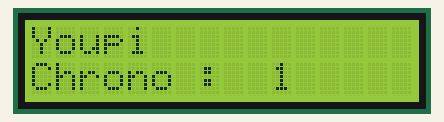
Simulated run of this sketch. Board: Arduino Uno, built with avr-gcc and run on an emulated ATmega328P. Parts: 16×2 character LCD.

Above: at 0.07 s.
At 4.99 s:
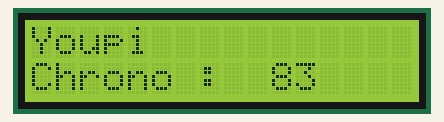
At 9.91 s:
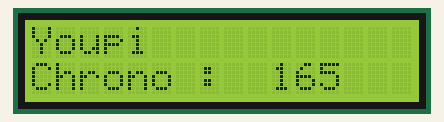
At 19.87 s:
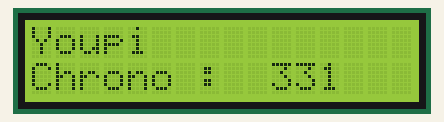
At 29.95 s:
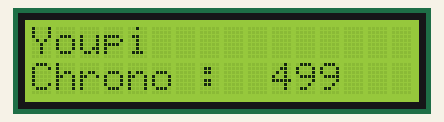
At 39.95 s:
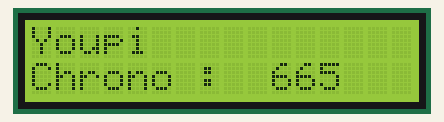

The sketch:

lcd.ino
```cpp
// include the library code:
#include <LiquidCrystal.h>


// initialization librairie avec les pins de l'Arduino
LiquidCrystal lcd(12, 11, 5, 4, 3, 2);


void setup() {
  lcd.begin(16, 2);
}


void loop() {
  // Colonne 0 = 1ere colonne
  // Ligne 0 = 1ère ligne

  // Position colonne 0, ligne 0
  lcd.setCursor(0,0);
  lcd.print("Youpi");

  // Position colonne 0, ligne 1
  lcd.setCursor(0, 1);
  lcd.print("Chrono :");

  // Position colonne 10, ligne 1
  lcd.setCursor(10, 1);
  lcd.print(millis() / 60);
}
```
